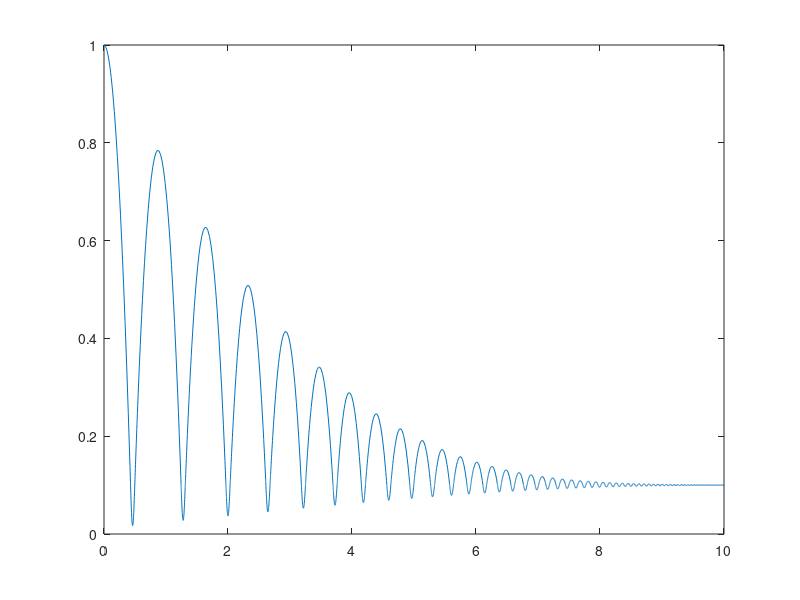

Write MATLAB code to recreate this figure.
function odbijaniesiesprezystejpilki

opcje = odeset('RelTol',1e-5,'AbsTol',[1e-5 1e-5],'MaxStep',0.1);
[T,Y] = ode45(@rownania,[0 10],[1 0],opcje);
plot(T,Y(:,1),'-')

function dy = rownania(t,y)

dy = zeros(2,1);
R = 0.1;
g = 9.81;
k = 1000;
f = 2;
m = 0.5;

dy(1) = y(2);

if y(1) <= R
    dy(2) = (-k*(y(1)-R)-f*y(2))/m+g;
else
    dy(2) = -g;
end